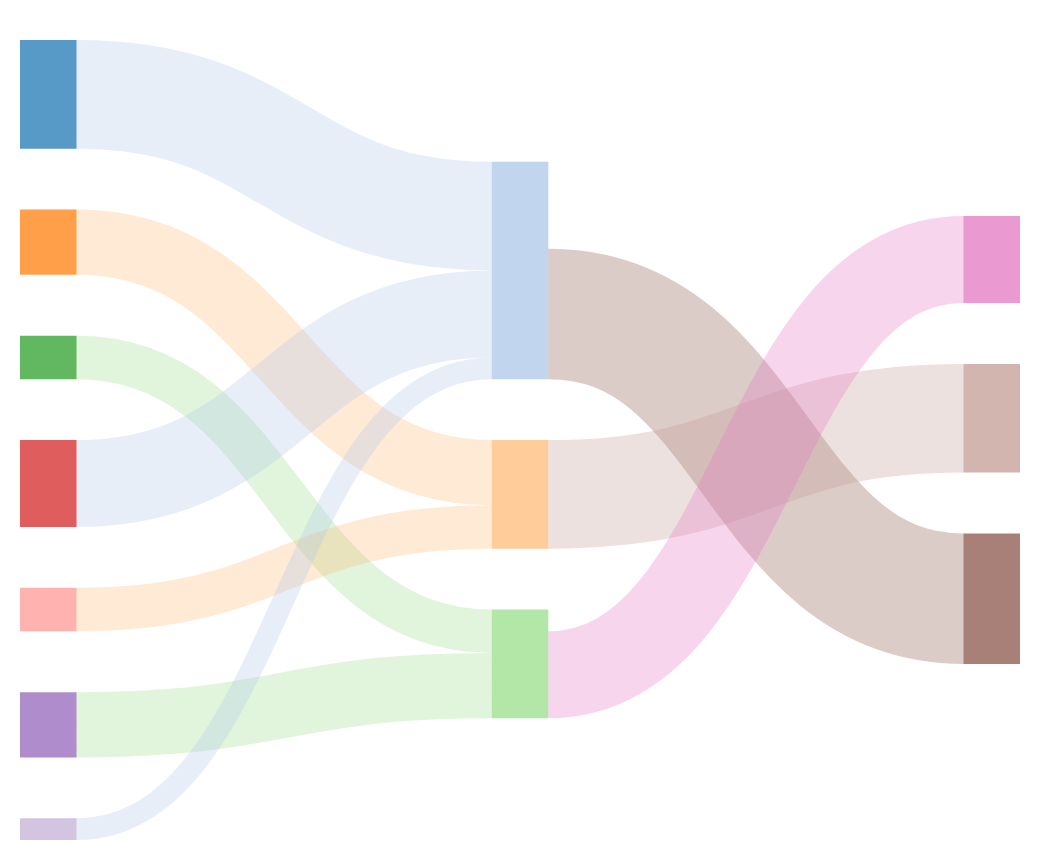

The Vega-Lite source for this figure:
### Vega specification from a JSON file in a GitHub repository (floating-point values rounded to 4 significant figures)
{"$schema": "https://vega.github.io/schema/vega/v5.json", "description": "Sankey Diagram showing sports, medal types, and countries.", "width": 1000, "height": 800, "padding": {"bottom": 20, "left": 20, "right": 30, "top": 40}, "signals": [{"name": "standardGap", "value": 14, "description": "Gap as a percentage of full domain"}, {"name": "base", "value": "center", "description": "How to stack(center or zero)"}], "data": [{"name": "input", "values": [{"category": "Gymnastics", "stack": 1, "sort": 1, "labels": "left"}, {"category": "Basketball", "stack": 1, "sort": 2, "labels": "left"}, {"category": "Swimming", "stack": 1, "sort": 3, "labels": "left"}, {"category": "Surfing", "stack": 1, "sort": 4, "labels": "left"}, {"category": "Sailing", "stack": 1, "sort": 5, "labels": "left"}, {"category": "Volleyball", "stack": 1, "sort": 6, "labels": "left"}, {"category": "Cycling Road", "stack": 1, "sort": 7, "labels": "left"}, {"category": "Gold", "stack": 2, "sort": 1}, {"category": "Silver", "stack": 2, "sort": 2}, {"category": "Bronze", "stack": 2, "sort": 3}, {"category": "Belgium", "stack": 3}, {"category": "Italy", "stack": 3}, {"category": "Australia", "stack": 3}, {"source": "Gymnastics", "destination": "Gold", "value": 5}, {"source": "Basketball", "destination": "Silver", "value": 3}, {"source": "Swimming", "destination": "Bronze", "value": 2}, {"source": "Surfing", "destination": "Gold", "value": 4}, {"source": "Sailing", "destination": "Silver", "value": 2}, {"source": "Volleyball", "destination": "Bronze", "value": 3}, {"source": "Cycling Road", "destination": "Gold", "value": 1}, {"source": "Gold", "destination": "Belgium", "value": 6}, {"source": "Silver", "destination": "Italy", "value": 5}, {"source": "Bronze", "destination": "Australia", "value": 4}]}, {"name": "stacks", "source": "input", "transform": [{"type": "filter", "expr": "datum.source != null"}, {"type": "formula", "as": "end", "expr": "['source','destination']"}, {"type": "formula", "as": "name", "expr": "[ datum.source,datum.destination]"}, {"type": "project", "fields": ["end", "name", "value"]}, {"type": "flatten", "fields": ["end", "name"]}, {"type": "lookup", "from": "input", "key": "category", "values": ["stack", "sort", "gap", "labels"], "fields": ["name"], "as": ["stack", "sort", "gap", "labels"]}, {"type": "aggregate", "fields": ["value", "stack", "sort", "gap", "labels"], "groupby": ["end", "name"], "ops": ["sum", "max", "max", "max", "max"], "as": ["value", "stack", "sort", "gap", "labels"]}, {"type": "aggregate", "fields": ["value", "stack", "sort", "gap", "labels"], "groupby": ["name"], "ops": ["max", "max", "max", "max", "max"], "as": ["value", "stack", "sort", "gap", "labels"]}, {"type": "formula", "as": "gap", "expr": "datum.gap?datum.gap:0"}]}, {"name": "maxValue", "source": ["stacks"], "transform": [{"type": "aggregate", "fields": ["value"], "groupby": ["stack"], "ops": ["sum"], "as": ["value"]}, {"type": "aggregate", "fields": ["value"], "ops": ["max"], "as": ["value"]}]}, {"name": "plottedStacks", "source": ["stacks"], "transform": [{"type": "formula", "as": "spacer", "expr": " (data('maxValue')[0].value/100)*(standardGap+datum.gap)"}, {"type": "formula", "as": "type", "expr": "['data','spacer']"}, {"type": "formula", "as": "spacedValue", "expr": "[datum.value,datum.spacer]"}, {"type": "flatten", "fields": ["type", "spacedValue"]}, {"type": "stack", "groupby": ["stack"], "sort": {"field": "sort", "order": "descending"}, "field": "spacedValue", "offset": {"signal": "base"}}, {"type": "formula", "expr": "((datum.value)/2)+datum.y0", "as": "yc"}]}, {"name": "finalTable", "source": ["plottedStacks"], "transform": [{"type": "filter", "expr": "datum.type == 'data'"}]}, {"name": "linkTable", "source": ["input"], "transform": [{"type": "filter", "expr": "datum.source != null"}, {"type": "lookup", "from": "finalTable", "key": "name", "values": ["y0", "y1", "stack", "sort"], "fields": ["source"], "as": ["sourceStacky0", "sourceStacky1", "sourceStack", "sourceSort"]}, {"type": "lookup", "from": "finalTable", "key": "name", "values": ["y0", "y1", "stack", "sort"], "fields": ["destination"], "as": ["destinationStacky0", "destinationStacky1", "destinationStack", "destinationSort"]}, {"type": "stack", "groupby": ["source"], "sort": {"field": "destinationSort", "order": "descending"}, "field": "value", "offset": "zero", "as": ["syi0", "syi1"]}, {"type": "formula", "expr": "datum.syi0+datum.sourceStacky0", "as": "sy0"}, {"type": "formula", "expr": "datum.sy0+datum.value", "as": "sy1"}, {"type": "stack", "groupby": ["destination"], "sort": {"field": "sourceSort", "order": "descending"}, "field": "value", "offset": "zero", "as": ["dyi0", "dyi1"]}, {"type": "formula", "expr": "datum.dyi0+datum.destinationStacky0", "as": "dy0"}, {"type": "formula", "expr": "datum.dy0+datum.value", "as": "dy1"}, {"type": "formula", "expr": "((datum.value)/2)+datum.sy0", "as": "syc"}, {"type": "formula", "expr": "((datum.value)/2)+datum.dy0", "as": "dyc"}, {"type": "linkpath", "orient": "horizontal", "shape": "diagonal", "sourceY": {"expr": "scale('y', datum.syc)"}, "sourceX": {"expr": "scale('x', toNumber(  datum.sourceStack))+ bandwidth('x')"}, "targetY": {"expr": "scale('y', datum.dyc)"}, "targetX": {"expr": "scale('x', datum.destinationStack)"}}, {"type": "formula", "expr": "range('y')[0]-scale('y', datum.value)", "as": "strokeWidth"}]}], "scales": [{"name": "x", "type": "band", "range": "width", "domain": {"data": "finalTable", "field": "stack"}, "paddingInner": 0.88}, {"name": "y", "type": "linear", "range": "height", "domain": {"data": "finalTable", "field": "y1"}, "reverse": false}, {"name": "color", "type": "ordinal", "range": {"scheme": "category20"}, "domain": {"data": "stacks", "field": "name"}}], "marks": [{"type": "rect", "from": {"data": "finalTable"}, "encode": {"update": {"x": {"scale": "x", "field": "stack"}, "width": {"scale": "x", "band": 1}, "y": {"scale": "y", "field": "y0"}, "y2": {"scale": "y", "field": "y1"}, "fill": {"scale": "color", "field": "name"}, "fillOpacity": {"value": 0.75}, "strokeWidth": {"value": 0}, "stroke": {"scale": "color", "field": "name"}}, "hover": {"tooltip": {"signal": "{'Name':datum.name, 'Value':datum.value + ' Medals'}"}, "fillOpacity": {"value": 1}}}}, {"type": "path", "name": "links", "from": {"data": "linkTable"}, "clip": true, "encode": {"update": {"strokeWidth": {"field": "strokeWidth"}, "path": {"field": "path"}, "strokeOpacity": {"signal": "0.3"}, "stroke": {"field": "destination", "scale": "color"}}, "hover": {"strokeOpacity": {"value": 1}, "tooltip": {"signal": "{'Source':datum.source,'Destination':datum.destination, 'Value':datum.value + ' Medals'}"}}}}]}
